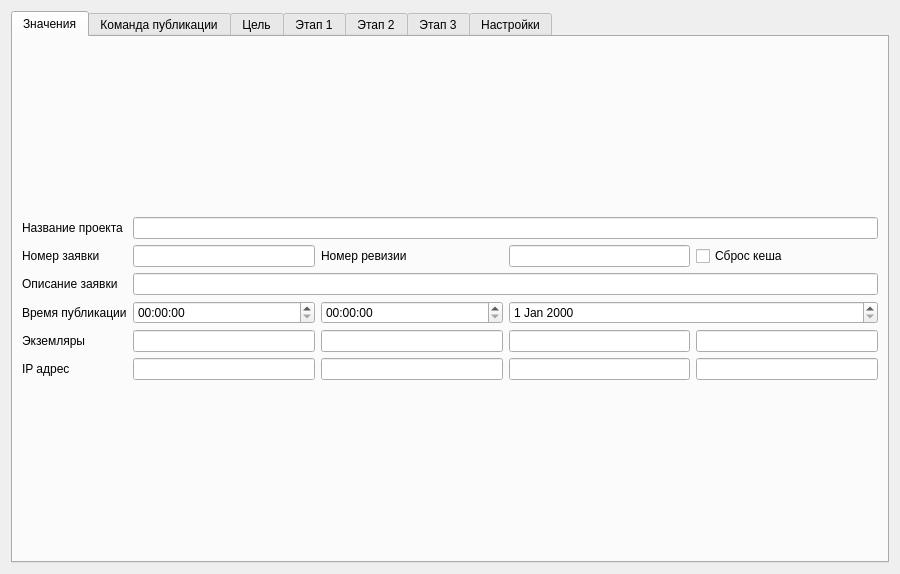
<?xml version="1.0" encoding="UTF-8"?>
<ui version="4.0">
 <class>Form</class>
 <widget class="QWidget" name="Form">
  <property name="geometry">
   <rect>
    <x>0</x>
    <y>0</y>
    <width>900</width>
    <height>574</height>
   </rect>
  </property>
  <property name="windowTitle">
   <string>Form</string>
  </property>
  <layout class="QGridLayout" name="gridLayout_2">
   <item row="0" column="0">
    <layout class="QGridLayout" name="gridLayout">
     <item row="0" column="0">
      <widget class="QTabWidget" name="tabWidget">
       <property name="currentIndex">
        <number>0</number>
       </property>
       <widget class="QWidget" name="config_project">
        <attribute name="title">
         <string>Значения</string>
        </attribute>
        <layout class="QGridLayout" name="gridLayout_3">
         <item row="0" column="0">
          <layout class="QGridLayout" name="gridLayout_4">
           <item row="3" column="1">
            <widget class="QTimeEdit" name="timeIn"/>
           </item>
           <item row="3" column="0">
            <widget class="QLabel" name="label_5">
             <property name="text">
              <string>Время публикации</string>
             </property>
            </widget>
           </item>
           <item row="0" column="0">
            <widget class="QLabel" name="label_3">
             <property name="text">
              <string>Название проекта</string>
             </property>
            </widget>
           </item>
           <item row="1" column="0">
            <widget class="QLabel" name="label_4">
             <property name="text">
              <string>Номер заявки</string>
             </property>
            </widget>
           </item>
           <item row="2" column="1" colspan="4">
            <widget class="QLineEdit" name="specBid"/>
           </item>
           <item row="2" column="0">
            <widget class="QLabel" name="label_6">
             <property name="text">
              <string>Описание заявки</string>
             </property>
            </widget>
           </item>
           <item row="3" column="2">
            <widget class="QTimeEdit" name="timeOut"/>
           </item>
           <item row="0" column="1" colspan="4">
            <widget class="QLineEdit" name="nameProject"/>
           </item>
           <item row="3" column="3" colspan="2">
            <widget class="QDateEdit" name="dateIn"/>
           </item>
           <item row="4" column="0">
            <widget class="QLabel" name="label_7">
             <property name="text">
              <string>Экземляры</string>
             </property>
            </widget>
           </item>
           <item row="4" column="1">
            <widget class="QLineEdit" name="app1"/>
           </item>
           <item row="4" column="2">
            <widget class="QLineEdit" name="app2"/>
           </item>
           <item row="4" column="3">
            <widget class="QLineEdit" name="app3"/>
           </item>
           <item row="4" column="4">
            <widget class="QLineEdit" name="app4"/>
           </item>
           <item row="5" column="0">
            <widget class="QLabel" name="label_8">
             <property name="text">
              <string>IP адрес</string>
             </property>
            </widget>
           </item>
           <item row="5" column="1">
            <widget class="QLineEdit" name="ipAddress1"/>
           </item>
           <item row="5" column="2">
            <widget class="QLineEdit" name="ipAddress2"/>
           </item>
           <item row="5" column="3">
            <widget class="QLineEdit" name="ipAddress3"/>
           </item>
           <item row="5" column="4">
            <widget class="QLineEdit" name="ipAddress4"/>
           </item>
           <item row="1" column="1">
            <widget class="QLineEdit" name="numBid"/>
           </item>
           <item row="1" column="2">
            <widget class="QLabel" name="label_9">
             <property name="text">
              <string>Номер ревизии</string>
             </property>
            </widget>
           </item>
           <item row="1" column="3">
            <widget class="QLineEdit" name="numberRev"/>
           </item>
           <item row="1" column="4">
            <widget class="QCheckBox" name="cache">
             <property name="text">
              <string>Сброс кеша</string>
             </property>
            </widget>
           </item>
          </layout>
         </item>
        </layout>
       </widget>
       <widget class="QWidget" name="people">
        <attribute name="title">
         <string>Команда публикации</string>
        </attribute>
        <layout class="QGridLayout" name="gridLayout_15">
         <item row="0" column="0">
          <layout class="QGridLayout" name="gridLayout_14"/>
         </item>
        </layout>
       </widget>
       <widget class="QWidget" name="stage_4">
        <attribute name="title">
         <string>Цель</string>
        </attribute>
        <layout class="QGridLayout" name="gridLayout_12">
         <item row="0" column="0">
          <layout class="QGridLayout" name="gridLayout_8">
           <item row="1" column="0">
            <widget class="QTextEdit" name="title"/>
           </item>
           <item row="0" column="0">
            <widget class="QLabel" name="label">
             <property name="text">
              <string>Колонтитул</string>
             </property>
            </widget>
           </item>
           <item row="3" column="0">
            <widget class="QTextEdit" name="target"/>
           </item>
           <item row="2" column="0">
            <widget class="QLabel" name="label_2">
             <property name="text">
              <string>Цель</string>
             </property>
            </widget>
           </item>
          </layout>
         </item>
        </layout>
       </widget>
       <widget class="QWidget" name="stage_1">
        <attribute name="title">
         <string>Этап 1</string>
        </attribute>
        <layout class="QGridLayout" name="gridLayout_5">
         <item row="0" column="0">
          <layout class="QGridLayout" name="gridLayout_6">
           <item row="0" column="0">
            <widget class="QTextEdit" name="stage_1_text"/>
           </item>
          </layout>
         </item>
        </layout>
       </widget>
       <widget class="QWidget" name="stage_2">
        <attribute name="title">
         <string>Этап 2</string>
        </attribute>
        <layout class="QGridLayout" name="gridLayout_10">
         <item row="0" column="0">
          <layout class="QGridLayout" name="gridLayout_7">
           <item row="0" column="0">
            <widget class="QTextEdit" name="stage_2_text"/>
           </item>
          </layout>
         </item>
        </layout>
       </widget>
       <widget class="QWidget" name="stage_3">
        <attribute name="title">
         <string>Этап 3</string>
        </attribute>
        <layout class="QGridLayout" name="gridLayout_11">
         <item row="0" column="0">
          <layout class="QGridLayout" name="gridLayout_9">
           <item row="0" column="0">
            <widget class="QTextEdit" name="stage_3_text"/>
           </item>
          </layout>
         </item>
        </layout>
       </widget>
       <widget class="QWidget" name="configure">
        <attribute name="title">
         <string>Настройки</string>
        </attribute>
        <layout class="QGridLayout" name="gridLayout_13">
         <item row="0" column="0">
          <layout class="QGridLayout" name="gridLayout_16"/>
         </item>
        </layout>
       </widget>
      </widget>
     </item>
    </layout>
   </item>
  </layout>
 </widget>
 <resources/>
 <connections/>
</ui>
